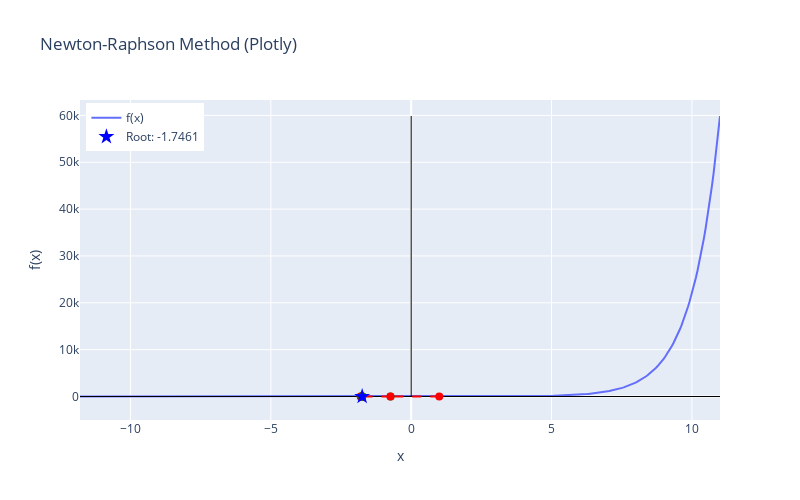

The notebook cell saved with this chart:
### Code cell
plot_newton_plotly(f_num,root, iterations)

### Figure 1 — Plotly figure (JSON) as saved in the notebook; plotly's stock layout.template omitted (floating-point values rounded to 4 significant figures; data arrays with more than 128 entries replaced by an {"elided": "..."} marker saying what was removed)
{"data": [{"mode": "lines", "name": "f(x)", "type": "scatter", "x": {"elided": "400 float values"}, "y": {"elided": "400 float values"}}, {"line": {"color": "black", "width": 1}, "mode": "lines", "showlegend": false, "type": "scatter", "x": [-11.8, 11], "y": [0, 0]}, {"line": {"color": "black", "width": 1}, "mode": "lines", "showlegend": false, "type": "scatter", "x": [0, 0], "y": [-0.9995, 59870.0]}, {"line": {"color": "red", "dash": "dash"}, "mode": "lines", "showlegend": false, "type": "scatter", "x": [1, -0.7362], "y": [3.259, 0]}, {"marker": {"color": "red", "size": 8}, "mode": "markers", "showlegend": false, "type": "scatter", "x": [1], "y": [3.259]}, {"marker": {"color": "green", "size": 8}, "mode": "markers", "showlegend": false, "type": "scatter", "x": [-0.7362], "y": [0]}, {"line": {"color": "red", "dash": "dash"}, "mode": "lines", "showlegend": false, "type": "scatter", "x": [-0.7362, -1.797], "y": [1.22, 0]}, {"marker": {"color": "red", "size": 8}, "mode": "markers", "showlegend": false, "type": "scatter", "x": [-0.7362], "y": [1.22]}, {"marker": {"color": "green", "size": 8}, "mode": "markers", "showlegend": false, "type": "scatter", "x": [-1.797], "y": [0]}, {"line": {"color": "red", "dash": "dash"}, "mode": "lines", "showlegend": false, "type": "scatter", "x": [-1.797, -1.746], "y": [-0.05808, 0]}, {"marker": {"color": "red", "size": 8}, "mode": "markers", "showlegend": false, "type": "scatter", "x": [-1.797], "y": [-0.05808]}, {"marker": {"color": "green", "size": 8}, "mode": "markers", "showlegend": false, "type": "scatter", "x": [-1.746], "y": [0]}, {"line": {"color": "red", "dash": "dash"}, "mode": "lines", "showlegend": false, "type": "scatter", "x": [-1.746, -1.746], "y": [0.0004877, 0]}, {"marker": {"color": "red", "size": 8}, "mode": "markers", "showlegend": false, "type": "scatter", "x": [-1.746], "y": [0.0004877]}, {"marker": {"color": "green", "size": 8}, "mode": "markers", "showlegend": false, "type": "scatter", "x": [-1.746], "y": [0]}, {"line": {"color": "red", "dash": "dash"}, "mode": "lines", "showlegend": false, "type": "scatter", "x": [-1.746, -1.746], "y": [3.085e-08, 0]}, {"marker": {"color": "red", "size": 8}, "mode": "markers", "showlegend": false, "type": "scatter", "x": [-1.746], "y": [3.085e-08]}, {"marker": {"color": "green", "size": 8}, "mode": "markers", "showlegend": false, "type": "scatter", "x": [-1.746], "y": [0]}, {"marker": {"color": "blue", "size": 12, "symbol": "star"}, "mode": "markers", "name": "Root: -1.7461", "type": "scatter", "x": [-1.746], "y": [3.085e-08]}], "layout": {"height": 500, "legend": {"x": 0.01, "xanchor": "left", "y": 0.99, "yanchor": "top"}, "title": {"text": "Newton-Raphson Method (Plotly)"}, "width": 800, "xaxis": {"title": {"text": "x"}}, "yaxis": {"title": {"text": "f(x)"}}}}
